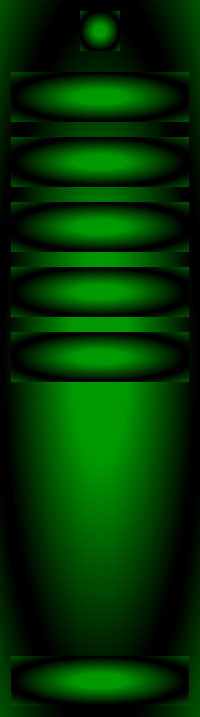
     <widget class="QWidget" name="icon_sidebar_wgt" native="true">
      <property name="sizePolicy">
       <sizepolicy hsizetype="Fixed" vsizetype="Preferred">
        <horstretch>0</horstretch>
        <verstretch>0</verstretch>
       </sizepolicy>
      </property>
      <property name="styleSheet">
       <string notr="true">QWidget {
  
	background-color: qradialgradient(spread:reflect, cx:0.5, cy:0.5, radius:0.5, fx:0.5, fy:0.5, stop:0.29052 rgba(0, 152, 0, 255), stop:0.957187 rgba(0, 0, 0, 255));
}

QPushButton {
    min-height: 50px;
    max-height: 50px;
text-align:left;
border:none;
padding-left:10px;
color:white;

}
QPushButton:checked{
background-color: black;
color: rgb(13, 114, 17);
}</string>
      </property>
      <layout class="QVBoxLayout" name="verticalLayout_3">
       <property name="rightMargin">
        <number>11</number>
       </property>
       <item>
        <layout class="QHBoxLayout" name="horizontalLayout_3">
         <item>
          <widget class="QLabel" name="label_7">
           <property name="minimumSize">
            <size>
             <width>40</width>
             <height>40</height>
            </size>
           </property>
           <property name="maximumSize">
            <size>
             <width>40</width>
             <height>40</height>
            </size>
           </property>
           <property name="text">
            <string/>
           </property>
           <property name="pixmap">
            <pixmap resource="../pyQt5_prject/ressources.qrc">:/images/new_images/outline_account_circle_black_24dp.png</pixmap>
           </property>
           <property name="scaledContents">
            <bool>true</bool>
           </property>
          </widget>
         </item>
        </layout>
       </item>
       <item>
        <layout class="QVBoxLayout" name="verticalLayout">
         <property name="spacing">
          <number>15</number>
         </property>
         <property name="topMargin">
          <number>15</number>
         </property>
         <item>
          <widget class="QPushButton" name="msg_recus_btn">
           <property name="styleSheet">
            <string notr="true"/>
           </property>
           <property name="text">
            <string/>
           </property>
           <property name="icon">
            <iconset resource="../pyQt5_prject/ressources.qrc">
             <normaloff>:/images/new_images/outline_inbox_white_24dp.png</normaloff>:/images/new_images/outline_inbox_white_24dp.png</iconset>
           </property>
           <property name="checkable">
            <bool>true</bool>
           </property>
           <property name="autoExclusive">
            <bool>true</bool>
           </property>
          </widget>
         </item>
         <item>
          <widget class="QPushButton" name="msg_create_btn">
           <property name="styleSheet">
            <string notr="true">color : white;
text-align:center;</string>
           </property>
           <property name="text">
            <string/>
           </property>
           <property name="icon">
            <iconset resource="../pyQt5_prject/ressources.qrc">
             <normaloff>:/images/new_images/outline_send_white_24dp.png</normaloff>:/images/new_images/outline_send_white_24dp.png</iconset>
           </property>
           <property name="checkable">
            <bool>true</bool>
           </property>
           <property name="autoExclusive">
            <bool>true</bool>
           </property>
          </widget>
         </item>
         <item>
          <widget class="QPushButton" name="msg_sent_btn">
           <property name="styleSheet">
            <string notr="true">color : white;
text-align:center;</string>
           </property>
           <property name="text">
            <string/>
           </property>
           <property name="icon">
            <iconset resource="../pyQt5_prject/ressources.qrc">
             <normaloff>:/images/ui_images/messages_white.png</normaloff>:/images/ui_images/messages_white.png</iconset>
           </property>
           <property name="checkable">
            <bool>true</bool>
           </property>
           <property name="autoExclusive">
            <bool>true</bool>
           </property>
          </widget>
         </item>
         <item>
          <widget class="QPushButton" name="msg_orders_btn">
           <property name="styleSheet">
            <string notr="true">color : white;
text-align:center;</string>
           </property>
           <property name="text">
            <string/>
           </property>
           <property name="icon">
            <iconset resource="../pyQt5_prject/ressources.qrc">
             <normaloff>:/images/new_images/outline_shopping_bag_white_24dp.png</normaloff>:/images/new_images/outline_shopping_bag_white_24dp.png</iconset>
           </property>
           <property name="checkable">
            <bool>true</bool>
           </property>
           <property name="autoExclusive">
            <bool>true</bool>
           </property>
          </widget>
         </item>
         <item>
          <widget class="QPushButton" name="msg_update_btn">
           <property name="styleSheet">
            <string notr="true">color : white;
text-align:center;</string>
           </property>
           <property name="text">
            <string/>
           </property>
           <property name="icon">
            <iconset resource="../pyQt5_prject/ressources.qrc">
             <normaloff>:/images/ui_images/notifications_white.png</normaloff>:/images/ui_images/notifications_white.png</iconset>
           </property>
           <property name="checkable">
            <bool>true</bool>
           </property>
           <property name="autoExclusive">
            <bool>true</bool>
           </property>
          </widget>
         </item>
        </layout>
       </item>
       <item>
        <spacer name="verticalSpacer_2">
         <property name="orientation">
          <enum>Qt::Orientation::Vertical</enum>
         </property>
         <property name="sizeHint" stdset="0">
          <size>
           <width>20</width>
           <height>268</height>
          </size>
         </property>
        </spacer>
       </item>
       <item>
        <widget class="QPushButton" name="msg_sent_btn_11">
         <property name="styleSheet">
          <string notr="true">color : white;
text-align:center;</string>
         </property>
         <property name="text">
          <string/>
         </property>
         <property name="icon">
          <iconset resource="../pyQt5_prject/ressources.qrc">
           <normaloff>:/images/ui_images/log_out_white.png</normaloff>:/images/ui_images/log_out_white.png</iconset>
         </property>
        </widget>
       </item>
      </layout>
     </widget>
